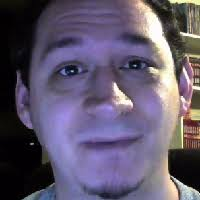
#> input picture img1.jpg, 200 x 200 px
$ python test.py
#> lines starting #> are read from the running program, lines starting #| are printed output that depends on the picture
import cv2

img=cv2.imread('img1.jpg')
#> img is the input picture: shape (200, 200, 3); mean B, G, R 109.5, 88.6, 97.2
img_gray=cv2.imread('img2.webp', cv2.IMREAD_GRAYSCALE)
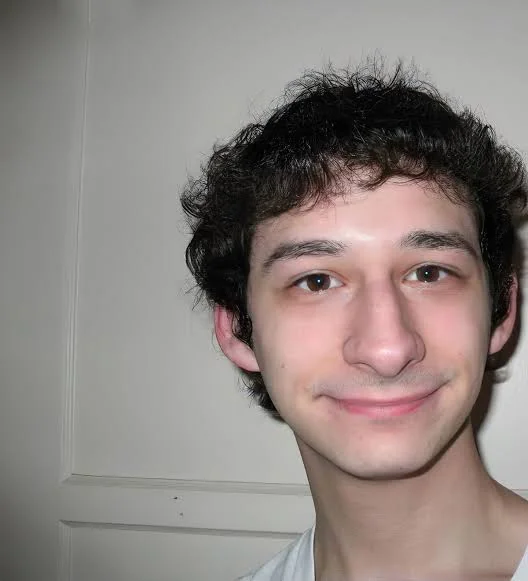
#> input picture img2.webp, 528 x 581 px
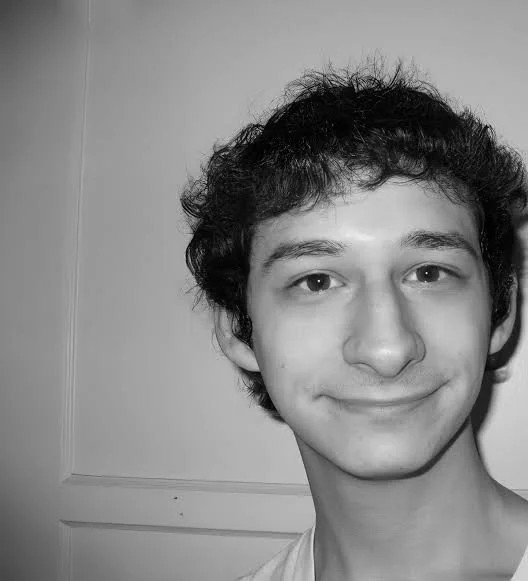
#> img_gray: shape (581, 528); min 0, max 236, mean 134.7
cv2.imshow('img1.jpg', img)
cv2.imshow('img2.webp', img_gray)
while True:
    if cv2.waitKey(0) == 113: break
#> (key Esc is pressed here)
cv2.destroyAllWindows()
